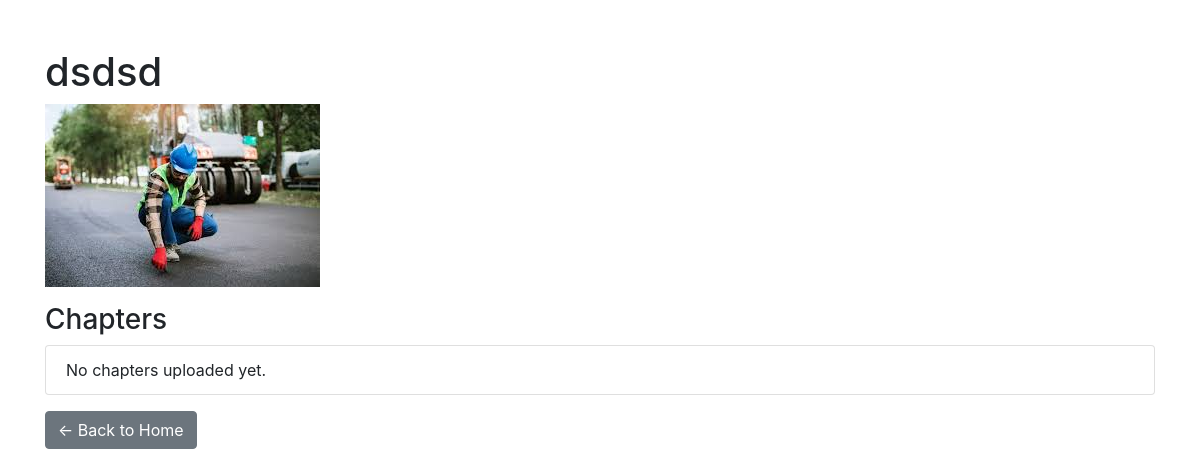
/manga/3, run on the app's committed database.
### models.py (models this page shows)
class Manga(db.Model):
    id = db.Column(db.Integer, primary_key=True)
    title = db.Column(db.String(100), nullable=False)
    created_at = db.Column(db.DateTime, default=datetime.utcnow)
    chapters = db.relationship('Chapter', backref='manga', lazy=True, cascade="all, delete")
    cover_image = db.Column(db.String(255))
    description = db.Column(db.Text)  # 👈 Add this

### app.py (the view)
@app.route('/manga/<int:manga_id>')
def view_manga(manga_id):
    manga = Manga.query.get_or_404(manga_id)
    return render_template('manga_detail.html', manga=manga)

### templates/manga_detail.html (shortened to what this page needs)
<!DOCTYPE html>
<html>
<head>
    <link rel="stylesheet" href="{{ url_for('static', filename='css/bootstrap.min.css') }}">
</head>
<body class="container mt-5">
    <h1>{{ manga.title }}</h1>
    <img src="{{ url_for('uploaded_file', filename=manga.cover_image) }}" class="img-fluid mb-3" style="max-height: 400px;"><br>
    <h3>Chapters</h3>
    <ul class="list-group">
        {% for chapter in manga.chapters %}
            <li class="list-group-item">
                <a href="{{ url_for('read_chapter', chapter_id=chapter.id) }}">{{ chapter.title }}</a>
            </li>
        {% else %}
            <li class="list-group-item">No chapters uploaded yet.</li>
        {% endfor %}
    </ul>
    <a href="{{ url_for('index') }}" class="btn btn-secondary mt-3">← Back to Home</a>
</body>
</html>

### data on the page
Manga: title "dsdsd", cover_image (picture)
